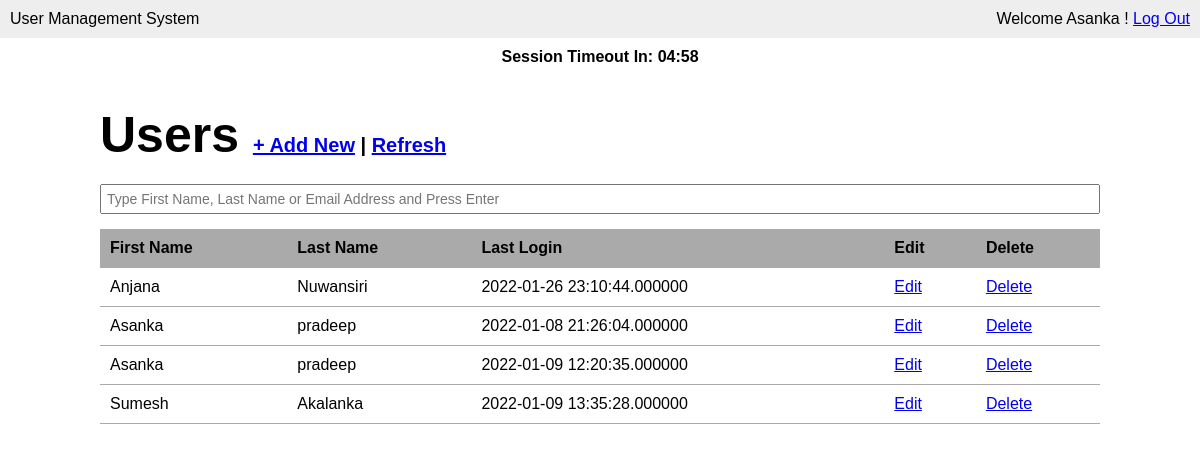
The app's page /users.php (signed in) with its own data.
### tables this page shows
CREATE TABLE `user` (
  `id` int(50) NOT NULL,
  `first_name` varchar(20) NOT NULL,
  `last_name` varchar(50) NOT NULL,
  `mobile_number` int(10) NOT NULL,
  `password` varchar(50) NOT NULL,
  `location` varchar(20) NOT NULL,
  `last_login` datetime(6) NOT NULL,
  `birthday` date NOT NULL,
  `is_deleted` tinyint(1) NOT NULL
);

### users.php (the view, shortened to what this page needs)
<?php require_once('inc/connection.php'); ?>
<?php
	$user_list = '';
	$search = '';
	if ( isset($_GET['search']) ) {
		$search = mysqli_real_escape_string($connection, $_GET['search']);
		$query = "SELECT * FROM user WHERE (first_name LIKE '%{$search}%' OR last_name LIKE '%{$search}%' OR email LIKE '%{$search}%') AND is_deleted=0 ORDER BY first_name";
	} else {
		$query = "SELECT * FROM user WHERE is_deleted=0 ORDER BY first_name";
	}
	$users = mysqli_query($connection, $query);
	while ($user = mysqli_fetch_assoc($users)) {
		$user_list .= "<tr>";
		$user_list .= "<td>{$user['first_name']}</td>";
		$user_list .= "<td>{$user['last_name']}</td>";
		$user_list .= "<td>{$user['last_login']}</td>";
		$user_list .= "<td><a href=\"modify-user.php?user_id={$user['id']}\">Edit</a></td>";
		$user_list .= "<td><a href=\"delete-user.php?user_id={$user['id']}\"
						onclick=\"return confirm('Are you sure?');\">Delete</a></td>";
		$user_list .= "</tr>";
	}
 ?>
<?php require('inc/header.php'); ?>
	<main>
		<h1>Users <span><a href="add-user.php">+ Add New</a> | <a href="users.php">Refresh</a></span></h1>
		<div class="search">
			<form action="users.php" method="get">
				<p>
					<input type="text" name="search" id="" placeholder="Type First Name, Last Name or Email Address and Press Enter" value="<?php echo $search; ?>" required autofocus>
				</p>
			</form>
		</div>
		<table class="masterlist">
			<tr>
				<th>First Name</th>
				<th>Last Name</th>
				<th>Last Login</th>
				<th>Edit</th>
				<th>Delete</th>
			</tr>
			<?php echo $user_list; ?>
		</table>
	</main>
<?php require_once('inc/footer.php'); ?>

### css/main.css (style rules this page uses)
* { margin: 0; }
body { font-family: Arial, "Helvetica Neue", Helvetica, sans-serif; font-size: 16px; }
p { margin-bottom: 15px; }
input { display: block; width: 100%; padding: 5px; -webkit-box-sizing: border-box; -moz-box-sizing: border-box; box-sizing: border-box; font-size: 14px; }
main { width: 1000px; margin: 30px auto; }
main h1 { margin-bottom: 20px; font-size: 50px; }
main h1 span { font-size: 20px; }
table.masterlist { width: 100%; border-collapse: collapse; }
table.masterlist th { background: #aaa; text-align: left; }
table.masterlist th, table.masterlist td { padding: 10px; border-bottom: 1px solid #aaa; }

### records on screen
user: first_name "Anjana", last_name "Nuwansiri", last_login "2022-01-26 23:10:44.000000"
user: first_name "Asanka", last_name "pradeep", last_login "2022-01-08 21:26:04.000000"
user: first_name "Asanka", last_name "pradeep", last_login "2022-01-09 12:20:35.000000"
user: first_name "Sumesh", last_name "Akalanka", last_login "2022-01-09 13:35:28.000000"

### other values on screen
$_SESSION['first_name'] "Asanka"
